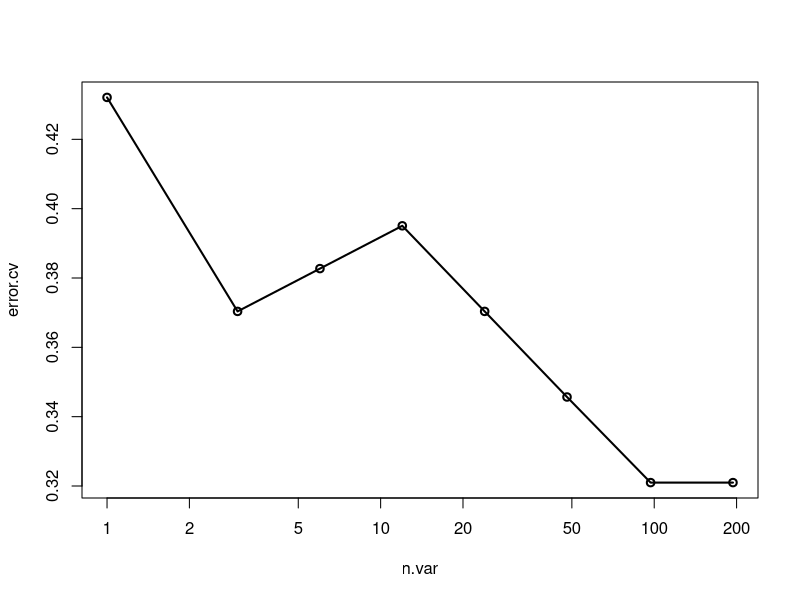
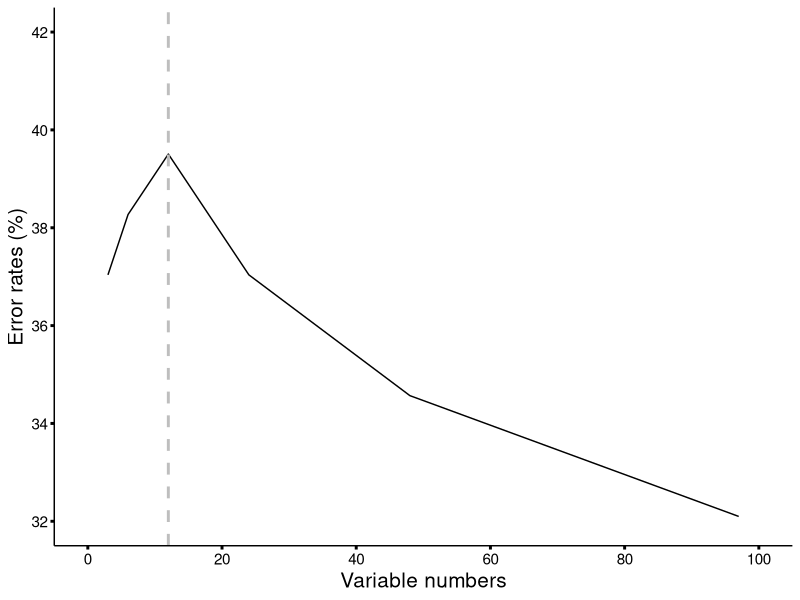

Recreate these plots in R, in order.
library(randomForest)
library(ggplot2)

###Load and pre-progress the data
mydata <- read.csv('Table_S9.csv', skip=1, header=T)
mydata[1:5, 1:10]
genera <- mydata[,-c(1,2,3,4,6)]  #Delete taxonomy except Genus
genera_sum <- aggregate(genera[ ,-1], by=list(genera[ ,1]), sum)
rownames(genera_sum) <- genera_sum[, 1]
otu_g <- genera_sum[,-1]
otu.t <- data.frame(t(otu_g))
g.perc <- otu.t/rowSums(otu.t)
df <- round(g.perc*1000000, digits=0)
rowSums(df)

#Grouping factor
group_letter <- substring(rownames(df), 1, 1)
g <- ifelse(group_letter=="P", "JIA", "Control")
df$aa <- g
df <- df[,order(colnames(df), decreasing=F)]
str(df)
df$aa <- as.factor(df$aa)
str(df)

#var_error analysis
set.seed(69)
ww <- cbind(df[,-1], matrix(runif(100*nrow(df)), nrow(df), 100))
rr <- rfcv(ww, df[,1], cv.fold=10)
aa <- data.frame(rr$n.var, rr$error.cv*100)
aa  #Check OOB as the genera numbers increase

#Visualization
with(rr, plot(n.var, error.cv, log="x", type="o", lwd=2))
ggplot(data=aa, aes(x=rr.n.var, y=rr.error.cv...100)) + geom_line(size=0.5, color="black") +
  geom_vline(xintercept=c(12), linetype=2, size=1, color='grey') +
  scale_y_continuous(name='Error rates (%)', limits=c(32, 42), breaks=c(seq(32,42,2))) +
  scale_x_continuous(name='Variable numbers', limits=c(0, 100), breaks=c(seq(0,100,20))) +
  guides(color=FALSE) +
  theme(axis.title.x=element_text(size=15),
        axis.text.x=element_text(color='black', size=11),
        axis.title.y=element_text(size=15),
        axis.text.y=element_text(color='black', size=11),
        axis.line=element_line(),
        axis.ticks=element_line(color='black', size=1),
        panel.background=element_rect(fill="white"))
